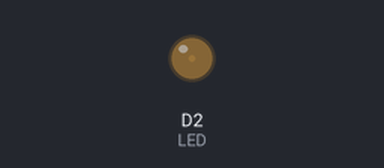
Bench run of a sketch on a simulated ESP8266 (NodeMCU). Shown: output pins drawn as LEDs (lit = HIGH).

Above: at 0.05 s.
At 0.85 s:
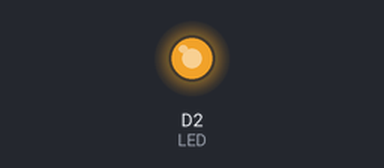
At 1.3 s:
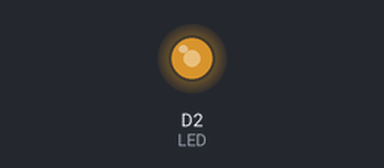
At 1.7 s:
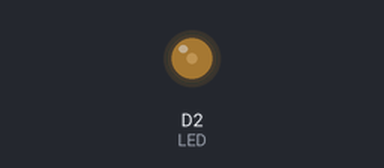
Timing chart, 0 to 4.4 s (numbered marks = the images above):
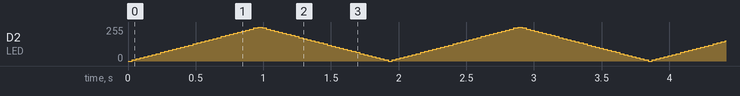

The sketch:

fade.ino
```cpp
#include <ESP8266WiFi.h>

#define LED D2
int brightness = 0;
int fadeAmount = 8;


void setup() {
  pinMode(LED, OUTPUT);
}
void loop() {
  analogWrite(LED, brightness);
  brightness = brightness + fadeAmount;
  if (brightness <= 0 || brightness >= 255) {
    fadeAmount = -fadeAmount;
  }
  delay(30);
}
```
